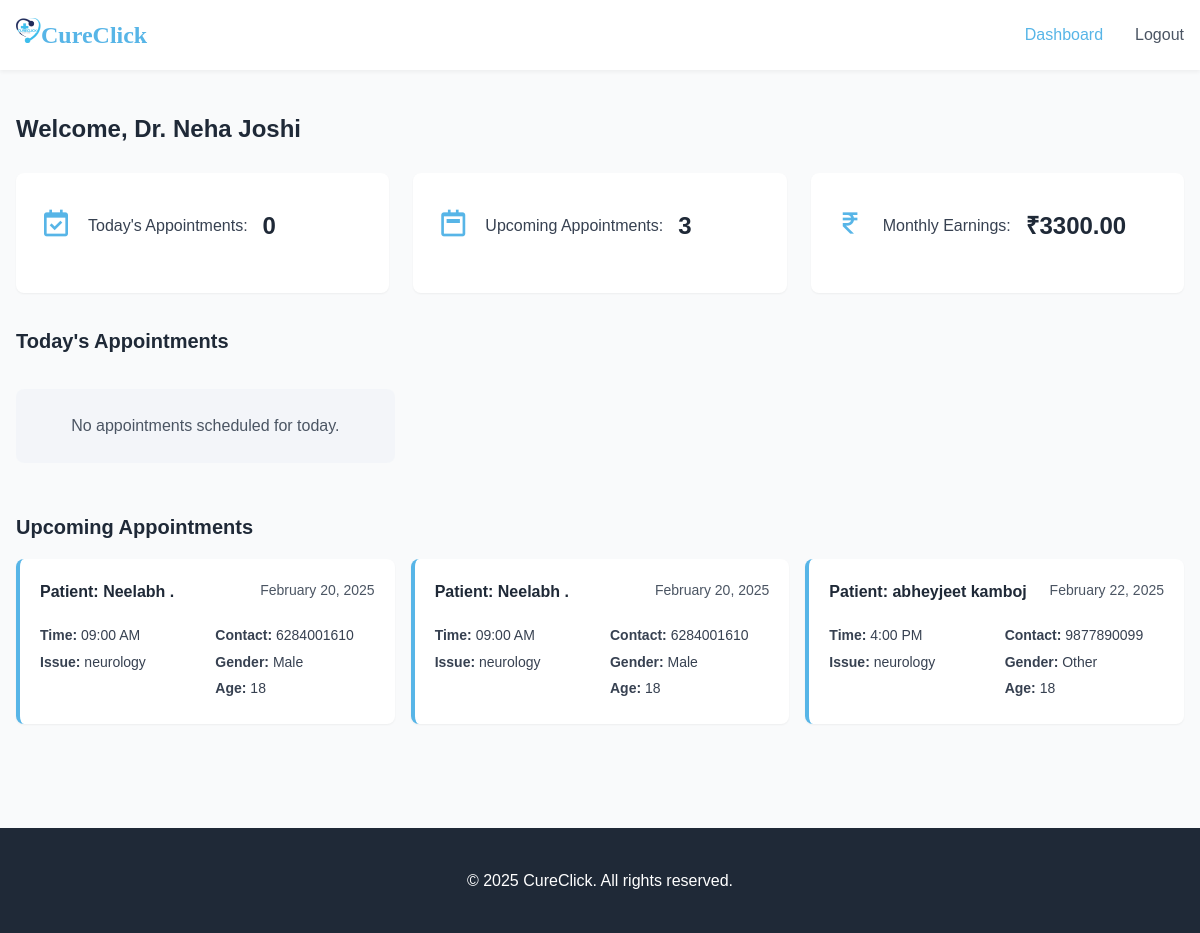
The page /doctor/dashboard (signed in) on the database its author committed.
### app.py (models this page shows)
class Doctor(UserMixin, db.Model):
    id = db.Column(db.Integer, primary_key=True)
    doctor_id = db.Column(db.String(20), unique=True, nullable=False)
    name = db.Column(db.String(100), nullable=False)
    specialization = db.Column(db.String(100), nullable=False)
    experience = db.Column(db.Integer)
    city = db.Column(db.String(50))
    fees = db.Column(db.Float, nullable=False)
    image = db.Column(db.String(200))
    password_hash = db.Column(db.String(128))
    appointments = db.relationship('Appointment', backref='doctor', lazy=True)

class Appointment(db.Model):
    id = db.Column(db.Integer, primary_key=True)
    patient_id = db.Column(db.Integer, db.ForeignKey('user.id'), nullable=False)
    doctor_id = db.Column(db.Integer, db.ForeignKey('doctor.id'), nullable=False)
    appointment_date = db.Column(db.Date, nullable=False)
    time_slot = db.Column(db.String(20), nullable=False)
    illness = db.Column(db.String(100), nullable=False)
    status = db.Column(db.String(20), default='Confirmed')
    first_name = db.Column(db.String(50), nullable=False)
    last_name = db.Column(db.String(50), nullable=False)
    contact = db.Column(db.String(20), nullable=False)
    age = db.Column(db.Integer, nullable=False)
    gender = db.Column(db.String(10), nullable=False)

### app.py (the view)
@app.route('/doctor/dashboard')
@login_required
def doctor_dashboard():
    today = datetime.now().date()
    today_appointments = Appointment.query.filter_by(
        doctor_id=current_user.id,
        appointment_date=today,
        status='Confirmed'
    ).all()
    upcoming_appointments = Appointment.query.filter(
        Appointment.doctor_id == current_user.id,
        Appointment.appointment_date > today,
        Appointment.status == 'Confirmed'
    ).order_by(Appointment.appointment_date).all()
    first_day_of_month = datetime(today.year, today.month, 1).date()
    last_day_of_month = (datetime(today.year, today.month + 1, 1) - timedelta(days=1)).date() if today.month < 12 else datetime(today.year + 1, 1, 1).date() - timedelta(days=1)
    monthly_appointments = Appointment.query.filter(
        Appointment.doctor_id == current_user.id,
        Appointment.appointment_date >= first_day_of_month,
        Appointment.appointment_date <= last_day_of_month,
        Appointment.status == 'Confirmed'
    ).count()
    monthly_earnings = current_user.fees * monthly_appointments
    return render_template('doctor_dashboard.html',
                          doctor=current_user,
                          today_appointments=today_appointments,
                          upcoming_appointments=upcoming_appointments,
                          monthly_earnings=monthly_earnings)

### app.py (called while the page is built)
@login_manager.user_loader
def load_user(user_id):
    admin = Admin.query.get(int(user_id))
    if admin:
        return admin
    user = User.query.get(int(user_id))
    if user:
        return user
    return Doctor.query.get(int(user_id))

### templates/doctor_dashboard.html (shortened to what this page needs)
<!DOCTYPE html>
<html lang="en">
<head>
    <link href='https://unpkg.com/boxicons@2.1.4/css/boxicons.min.css' rel='stylesheet'>
    <link rel="stylesheet" href="/static/css/docd.css">
</head>
<body>
    <header>
        <nav class="navbar">
            <div class="logo">
                <h1>
                    <img src="/static/images/logo3.png" style="width: 25px;">CureClick</h1>
            </div>
            <ul class="nav-links">
                <li><a href="{{ url_for('doctor_dashboard') }}" class="active">Dashboard</a></li>
                <li><a href="{{ url_for('doctor_logout') }}">Logout</a></li>
            </ul>
        </nav>
    </header>
    <div class="container">
        <div class="dashboard-header">
            <h1>Welcome, {{ doctor.name }}</h1>
            <div class="doctor-stats">
                <div class="stat-card">
                    <i class='bx bx-calendar-check'></i>
                    <h3>Today's Appointments: </h3>
                    <p class="stat-number">{{ today_appointments|length }}</p>
                </div>
                <div class="stat-card">
                    <i class='bx bx-calendar-week'></i>
                    <h3>Upcoming Appointments: </h3>
                    <p class="stat-number">{{ upcoming_appointments|length }}</p>
                </div>
                <div class="stat-card">
                    <i class='bx bx-rupee'></i>
                    <h3>Monthly Earnings: </h3>
                    <p class="stat-number">₹{{ "%.2f"|format(monthly_earnings) }}</p>
                </div>
            </div>
        </div>
        <div class="appointments-section">
            <h2>Today's Appointments</h2>
            <div class="appointments-list">
                {% if today_appointments %}
                    {% for appointment in today_appointments %}
                    <div class="appointment-card">
                        <div class="appointment-header">
                            <h3>Patient: {{ appointment.first_name }} {{ appointment.last_name }}</h3>
                        </div>
                        <div class="appointment-details">
                            <div class="detail-column">
                                <p><strong>Time:</strong> {{ appointment.time_slot }}</p>
                                <p><strong>Issue:</strong> {{ appointment.illness }}</p>
                            </div>
                            <div class="detail-column">
                                <p><strong>Contact:</strong> {{ appointment.contact }}</p>
                                <p><strong>Gender:</strong> {{ appointment.gender.title() }}</p>
                                <p><strong>Age:</strong> {{ appointment.age }}</p>
                            </div>
                        </div>
                    </div>
                    {% endfor %}
                {% else %}
                    <p class="no-appointments">No appointments scheduled for today.</p>
                {% endif %}
            </div>
            <h2>Upcoming Appointments</h2>
            <div class="appointments-list">
                {% if upcoming_appointments %}
                    {% for appointment in upcoming_appointments %}
                    <div class="appointment-card">
                        <div class="appointment-header">
                            <h3>Patient: {{ appointment.first_name }} {{ appointment.last_name }}</h3>
                            <p class="appointment-date">{{ appointment.appointment_date.strftime('%B %d, %Y') }}</p>
                        </div>
                        <div class="appointment-details">
                            <div class="detail-column">
                                <p><strong>Time:</strong> {{ appointment.time_slot }}</p>
                                <p><strong>Issue:</strong> {{ appointment.illness }}</p>
                            </div>
                            <div class="detail-column">
                                <p><strong>Contact:</strong> {{ appointment.contact }}</p>
                                <p><strong>Gender:</strong> {{ appointment.gender.title() }}</p>
                                <p><strong>Age:</strong> {{ appointment.age }}</p>
                            </div>
                        </div>
                    </div>
                    {% endfor %}
                {% else %}
                    <p class="no-appointments">No upcoming appointments scheduled.</p>
                {% endif %}
            </div>
        </div>
    </div>
    <footer>
        <p>&copy; 2025 CureClick. All rights reserved.</p>
    </footer>
</body>
</html>

### static/css/docd.css (style rules this page uses)
:root { --primary: #57B5E7; --secondary: #8DD3C7; }
body { background-color: rgb(249, 250, 251); min-height: 100vh; font-family: 'Arial', sans-serif; margin: 0; line-height: 1.6; }
header { background-color: white; box-shadow: 0 2px 4px rgba(0,0,0,0.05); }
.navbar { display: flex; justify-content: space-between; align-items: center; max-width: 80rem; margin: 0 auto; padding: 1rem; }
.logo h1 { font-family: 'Pacifico', cursive; font-size: 1.5rem; color: var(--primary); margin: 0; }
.nav-links { display: flex; list-style: none; gap: 2rem; margin: 0; padding: 0; }
.nav-links a { text-decoration: none; color: rgb(75, 85, 99); font-weight: 500; transition: color 0.3s; }
.nav-links a.active { color: var(--primary); }
.container { max-width: 80rem; margin-left: auto; margin-right: auto; padding: 1.5rem 1rem; }
.dashboard-header { margin-bottom: 2rem; display: flex; flex-direction: column; }
.dashboard-header h1 { font-size: 1.5rem; font-weight: 600; color: rgb(31, 41, 55); margin-bottom: 1.5rem; text-align: left; }
.doctor-stats { display: grid; grid-template-columns: repeat(auto-fit, minmax(250px, 1fr)); gap: 1.5rem; }
.stat-card { background-color: white; border-radius: 0.5rem; box-shadow: 0 1px 2px rgba(0, 0, 0, 0.05); padding: 1.5rem; display: flex; align-items: flex-start; text-align: left; }
.stat-card i { font-size: 2rem; color: var(--primary); margin-right: 1rem; }
.stat-card h3 { font-size: 1rem; font-weight: 500; color: rgb(55, 65, 81); margin-bottom: 0.5rem; }
.stat-number { font-size: 1.5rem; font-weight: 600; margin-left: 15px; margin-top: 10px; color: rgb(31, 41, 55); }
.bx { margin-top: 10.5px; }
.appointments-section h2 { font-size: 1.25rem; font-weight: 600; margin-bottom: 1rem; color: rgb(31, 41, 55); display: flex; align-items: center; justify-content: space-between; }
.appointments-list { display: grid; grid-template-columns: 1fr; gap: 1rem; margin-bottom: 2rem; }
@media (min-width: 768px) { .appointments-list { grid-template-columns: repeat(auto-fill, minmax(350px, 1fr)); } }
.appointment-card { background-color: white; border-radius: 0.5rem; box-shadow: 0 1px 2px rgba(0, 0, 0, 0.05); padding: 1.25rem; border-left: 4px solid var(--primary); }
.appointment-header { display: flex; justify-content: space-between; margin-bottom: 1rem; }
.appointment-header h3 { font-size: 1rem; font-weight: 600; color: rgb(31, 41, 55); margin: 0; }
.appointment-date { color: rgb(75, 85, 99); font-size: 0.875rem; margin: 0; }
.appointment-details { display: grid; grid-template-columns: 1fr 1fr; gap: 1rem; }
.detail-column p { margin: 0.25rem 0; font-size: 0.875rem; color: rgb(55, 65, 81); }
.no-appointments { background-color: rgba(237, 242, 247, 0.5); padding: 1.5rem; text-align: center; border-radius: 0.5rem; color: rgb(75, 85, 99); }
footer { background-color: rgb(31, 41, 55); color: white; padding: 1.5rem 0; margin-top: 3rem; }
footer > p { text-align: center; }
.bx { display: inline-block; vertical-align: middle; }

### rows shown on the page
Doctor: name "Dr. Neha Joshi"
Appointment: first_name "Neelabh", last_name ".", appointment_date "February 20, 2025", time_slot "09:00 AM", illness "neurology", contact "6284001610", gender "Male", age "18"
Appointment: first_name "Neelabh", last_name ".", appointment_date "February 20, 2025", time_slot "09:00 AM", illness "neurology", contact "6284001610", gender "Male", age "18"
Appointment: first_name "abheyjeet", last_name "kamboj", appointment_date "February 22, 2025", time_slot "4:00 PM", illness "neurology", contact "9877890099", gender "Other", age "18"

### other values the page prints
{{ today_appointments|length }} "0"
{{ upcoming_appointments|length }} "3"
{{ "%.2f"|format(monthly_earnings) }} "3300.00"
